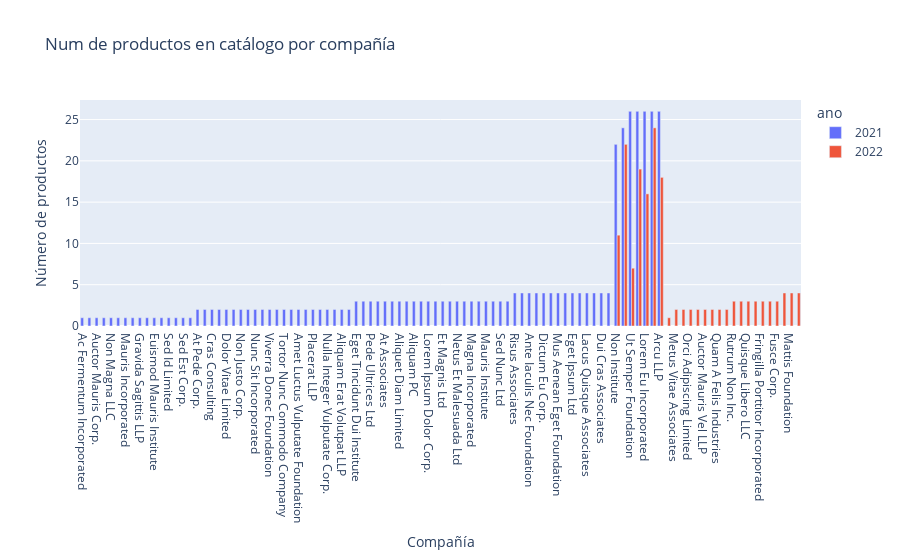

Here is the notebook cell this chart was saved with:
### Markdown cell above
Replicado con Plotly para que sea dinamico y visualizar de mejor manera las compañias que resaltan en la metrica

### Code cell
# Convertimos la columna 'ano' a string para que sea categórica
tot_prod_comp['ano'] = tot_prod_comp['ano'].astype(str)

# Creamos el gráfico de barras
grafico2 = px.bar(tot_prod_comp, 
                  x="company_name", 
                  y="Num_products", 
                  color="ano",  # Diferenciamos por año
                  title="Num de productos en catálogo por compañía")

# Configuramos el modo de barras en "group" para que estén una al lado de la otra
grafico2.update_layout(
    xaxis_title='Compañía', 
    yaxis_title='Número de productos',
    barmode="group")

grafico2.show()

### Figure 1 — Plotly figure (JSON) as saved in the notebook; plotly's stock layout.template omitted (floating-point values rounded to 4 significant figures)
{"data": [{"hovertemplate": "ano=2021<br>company_name=%{x}<br>Num_products=%{y}<extra></extra>", "legendgroup": "2021", "marker": {"color": "#636efa", "pattern": {"shape": ""}}, "name": "2021", "orientation": "v", "showlegend": true, "textposition": "auto", "type": "bar", "x": ["Ac Fermentum Incorporated", "Aliquet Sem Limited", "Auctor Mauris Corp.", "A Institute", "Non Magna LLC", "Fringilla LLC", "Mauris Incorporated", "Dis Parturient Institute", "Gravida Sagittis LLP", "Pretium Neque Corp.", "Euismod Mauris Institute", "Pede Cum Ltd", "Sed Id Limited", "Egestas Nunc Sed Limited", "Sed Est Corp.", "Vestibulum Lorem PC", "At Pede Corp.", "Interdum Feugiat Sed Associates", "Cras Consulting", "Sapien Nunc Pulvinar LLP", "Dolor Vitae Limited", "Urna Convallis Associates", "Non Justo Corp.", "Amet Faucibus Ut Foundation", "Nunc Sit Incorporated", "Etiam Bibendum Fermentum Industries", "Viverra Donec Foundation", "Non Ante LLP", "Tortor Nunc Commodo Company", "Nec Luctus LLC", "Amet Luctus Vulputate Foundation", "Tincidunt Associates", "Placerat LLP", "Tempor Diam Institute", "Nulla Integer Vulputate Corp.", "Nunc In Foundation", "Aliquam Erat Volutpat LLP", "Amet Institute", "Eget Tincidunt Dui Institute", "Justo Eu Arcu Ltd", "Pede Ultrices Ltd", "Amet Lorem LLP", "At Associates", "Dui Quis Institute", "Aliquet Diam Limited", "Tincidunt Orci Limited", "Aliquam PC", "Cras Vehicula Aliquet Industries", "Lorem Ipsum Dolor Corp.", "Maecenas Malesuada Fringilla Inc.", "Et Magnis Ltd", "Turpis Company", "Netus Et Malesuada Ltd", "Nunc Ac PC", "Magna Incorporated", "Elit Etiam Laoreet Associates", "Mauris Institute", "Neque Tellus Incorporated", "Sed Nunc Ltd", "Mauris Id Inc.", "Risus Associates", "Nibh Phasellus Corporation", "Ante Iaculis Nec Foundation", "Convallis In Incorporated", "Dictum Eu Corp.", "Integer Mollis Corp.", "Mus Aenean Eget Foundation", "Tristique Neque Venenatis Institute", "Eget Ipsum Ltd", "Aliquet Vel Vulputate Incorporated", "Lacus Quisque Associates", "Ac Industries", "Dui Cras Associates", "Erat LLP", "Non Institute", "Enim Condimentum Ltd", "Ut Semper Foundation", "Malesuada PC", "Lorem Eu Incorporated", "Nunc Interdum Incorporated", "Arcu LLP"], "xaxis": "x", "y": [1, 1, 1, 1, 1, 1, 1, 1, 1, 1, 1, 1, 1, 1, 1, 1, 2, 2, 2, 2, 2, 2, 2, 2, 2, 2, 2, 2, 2, 2, 2, 2, 2, 2, 2, 2, 2, 2, 3, 3, 3, 3, 3, 3, 3, 3, 3, 3, 3, 3, 3, 3, 3, 3, 3, 3, 3, 3, 3, 3, 4, 4, 4, 4, 4, 4, 4, 4, 4, 4, 4, 4, 4, 4, 22, 24, 26, 26, 26, 26, 26], "yaxis": "y"}, {"hovertemplate": "ano=2022<br>company_name=%{x}<br>Num_products=%{y}<extra></extra>", "legendgroup": "2022", "marker": {"color": "#EF553B", "pattern": {"shape": ""}}, "name": "2022", "orientation": "v", "showlegend": true, "textposition": "auto", "type": "bar", "x": ["Augue Foundation", "Metus Vitae Associates", "Donec Fringilla PC", "Orci Adipiscing Limited", "Sed LLC", "Auctor Mauris Vel LLP", "Magna A Neque Industries", "Quam A Felis Industries", "Aliquam Iaculis Lacus Corp.", "Rutrum Non Inc.", "Ac Libero Inc.", "Quisque Libero LLC", "Nascetur Ridiculus Mus Inc.", "Fringilla Porttitor Incorporated", "Donec Ltd", "Fusce Corp.", "Amet Nulla Donec Corporation", "Mattis Foundation", "Neque Tellus Imperdiet Corp.", "Ut Semper Foundation", "Non Institute", "Lorem Eu Incorporated", "Arcu LLP", "Malesuada PC", "Enim Condimentum Ltd", "Nunc Interdum Incorporated"], "xaxis": "x", "y": [1, 2, 2, 2, 2, 2, 2, 2, 2, 3, 3, 3, 3, 3, 3, 3, 4, 4, 4, 7, 11, 16, 18, 19, 22, 24], "yaxis": "y"}], "layout": {"barmode": "group", "legend": {"title": {"text": "ano"}, "tracegroupgap": 0}, "title": {"text": "Num de productos en catálogo por compañía"}, "xaxis": {"anchor": "y", "domain": [0, 1], "title": {"text": "Compañía"}}, "yaxis": {"anchor": "x", "domain": [0, 1], "title": {"text": "Número de productos"}}}}
